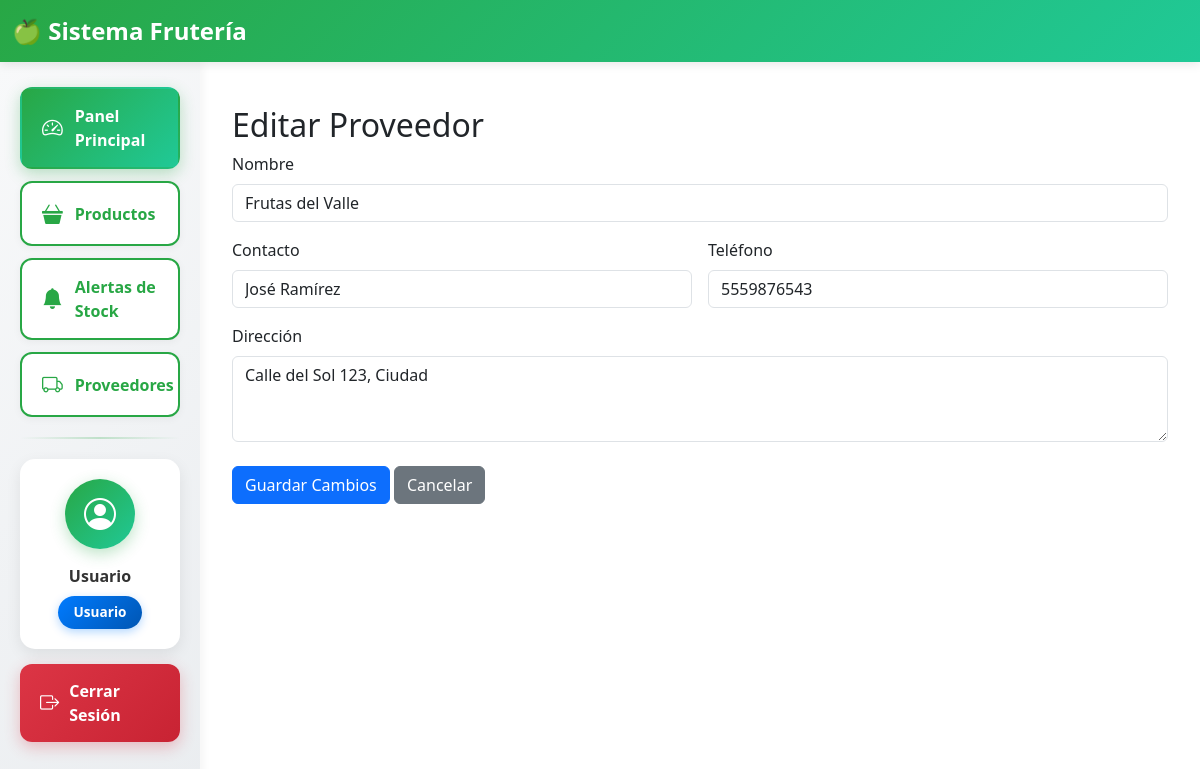
Page /editar_proveedor.php?id=1 on the committed database.
### tables this page shows
CREATE TABLE proveedores (
    id INT AUTO_INCREMENT PRIMARY KEY,
    nombre VARCHAR(100) NOT NULL,
    contacto VARCHAR(100),
    telefono VARCHAR(15),
    direccion VARCHAR(255),
    activo BOOLEAN DEFAULT TRUE
);

### editar_proveedor.php (the view, shortened to what this page needs)
<?php
require_once 'conexion.php';
include 'includes/header.php';
if ($_SERVER['REQUEST_METHOD'] === 'GET' && isset($_GET['id'])) {
    try {
        $id = $_GET['id'];
        $consulta = $pdo->prepare("SELECT * FROM proveedores WHERE id = ?");
        $consulta->execute([$id]);
        $proveedor = $consulta->fetch();
    } catch (PDOException $e) {
        error_log("Error en consulta: " . $e->getMessage());
        header("Location: proveedores.php?error=bd");
        exit();
    }
}
include 'includes/sidebar.php';
?>
<div class="container mt-4">
    <h2>Editar Proveedor</h2>
    <form method="POST">
        <div class="row g-3 mb-4">
            <div class="col-12">
                <label class="form-label">Nombre</label>
            <input type="text" class="form-control" name="nombre" required
                    value="<?= htmlspecialchars($proveedor['nombre']) ?>">
            </div>
            <div class="col-md-6">
                <label class="form-label">Contacto</label>
                <input type="text" class="form-control" name="contacto" required
                    value="<?= htmlspecialchars($proveedor['contacto']) ?>">
            </div>
            <div class="col-md-6">
                <label class="form-label">Teléfono</label>
                <input type="tel" class="form-control" name="telefono" required
                    value="<?= htmlspecialchars($proveedor['telefono']) ?>">
            </div>
            <div class="col-12">
                <label class="form-label">Dirección</label>
                <textarea class="form-control" name="direccion" rows="3" required><?=
                    htmlspecialchars($proveedor['direccion']) ?></textarea>
            </div>
        </div>
        <button type="submit" class="btn btn-primary">Guardar Cambios</button>
        <a href="proveedores.php" class="btn btn-secondary">Cancelar</a>
    </form>
</div>

### rows in the picture
proveedores: nombre "Frutas del Valle", contacto "José Ramírez", telefono "5559876543", direccion "Calle del Sol 123, Ciudad"

### other values in the picture
$_SESSION['nombre'] "Usuario"
